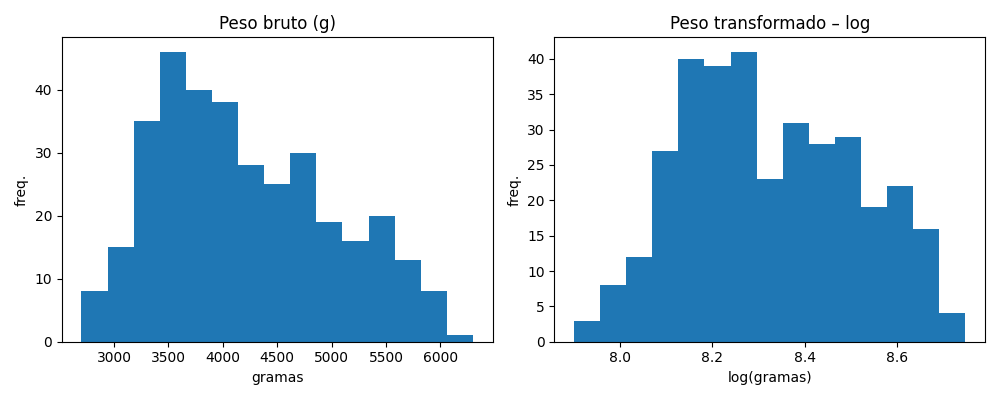

The Python source for this figure:
import numpy as np
import seaborn as sns
import matplotlib.pyplot as plt
from sklearn.preprocessing import FunctionTransformer

penguins = sns.load_dataset("penguins")
mass_raw = penguins["body_mass_g"].dropna()

log_tf = FunctionTransformer(np.log)
mass_log = log_tf.transform(mass_raw.values.reshape(-1, 1)).ravel()

fig, ax = plt.subplots(1, 2, figsize=(10, 4))

ax[0].hist(mass_raw, 15)
ax[0].set_title("Peso bruto (g)")
ax[0].set_xlabel("gramas")
ax[0].set_ylabel("freq.")

ax[1].hist(mass_log, 15)
ax[1].set_title("Peso transformado – log")
ax[1].set_xlabel("log(gramas)")
ax[1].set_ylabel("freq.")

plt.tight_layout()
plt.savefig("ex5.png")
